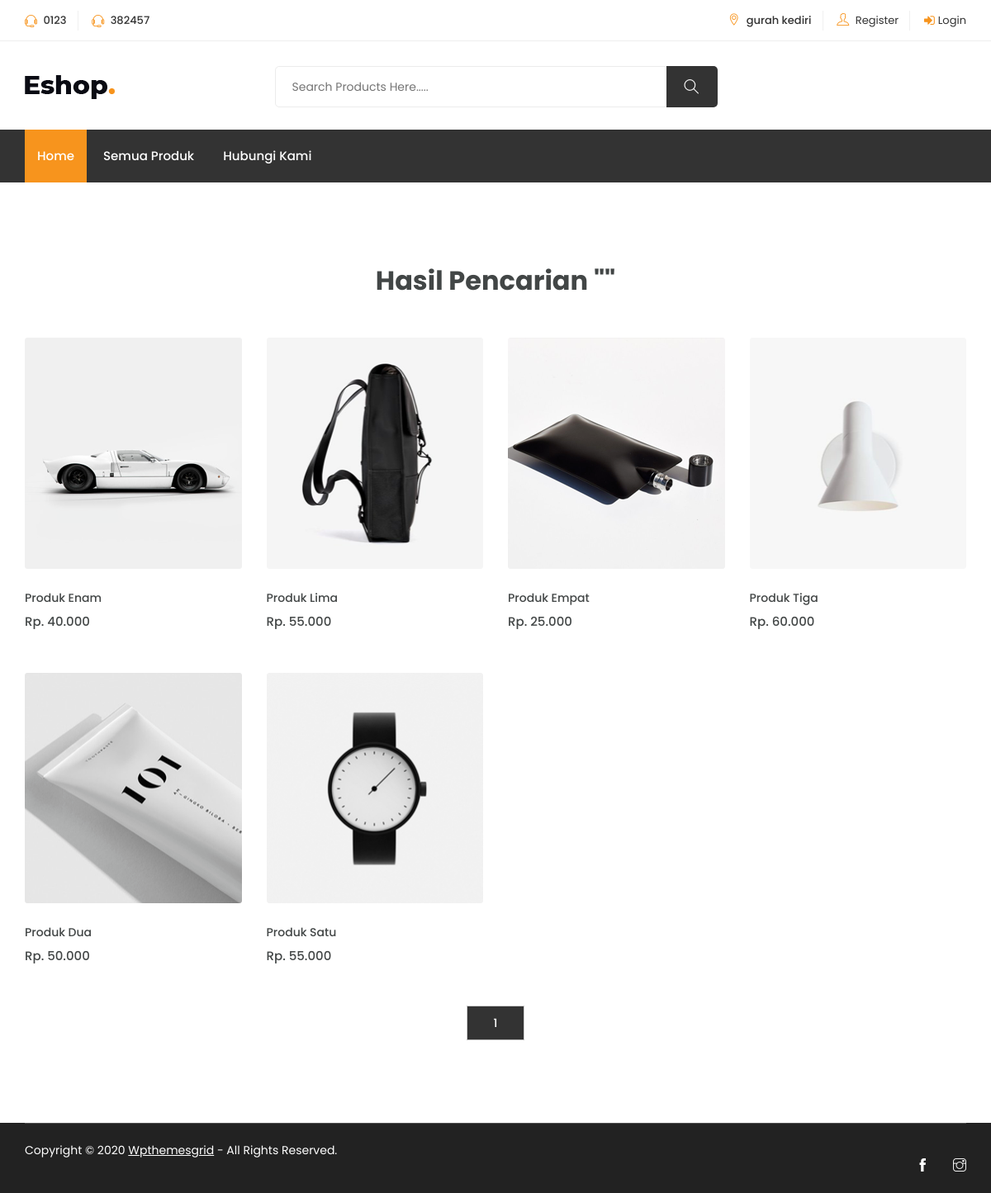
The page /pencarian.php on the database its author committed.
### tables this page shows
CREATE TABLE `setting` (
  `id` int(11) NOT NULL,
  `telp_satu` varchar(150) DEFAULT NULL,
  `telp_dua` varchar(150) DEFAULT NULL,
  `email` varchar(150) DEFAULT NULL,
  `alamat` varchar(150) DEFAULT NULL,
  `link_fb` varchar(150) DEFAULT NULL,
  `link_ig` varchar(150) DEFAULT NULL,
  `rekening` varchar(100) DEFAULT NULL,
  `deskripsi` text DEFAULT NULL,
  `cara_bayar` text DEFAULT NULL
);

CREATE TABLE `produk` (
  `id` int(11) NOT NULL,
  `nama` varchar(100) DEFAULT NULL,
  `harga` int(11) DEFAULT 0,
  `deskripsi` text DEFAULT NULL,
  `gambar` text DEFAULT NULL,
  `id_kategori` int(11) DEFAULT NULL
);

### pencarian.php (the view, shortened to what this page needs)
<!DOCTYPE html>
<html lang="zxx">
<?php include 'php/koneksi.php';?>
<?php include 'base_h.php';?>
<body class="js">
    <?php include 'base_nav.php';?>
    <section class="product-area shop-sidebar shop section">
        <div class="container">
            <div class="row">
                <div class="col-lg-12 col-md-12 col-12">
                    <div class="row">
                        <div class="col-12 text-center">
                            <h2>Hasil Pencarian "<?=$_GET['search']?>"</h2>
                        </div>
                        <?php
                        $halaman = 12;
                        $page = isset($_GET["halaman"]) ? (int)$_GET["halaman"] : 1;
                        $mulai = ($page>1) ? ($page * $halaman) - $halaman : 0;
                        $produk = mysqli_query($koneksi,"select * from produk where nama LIKE '%$_GET[search]%' order by id desc limit 0,8");
                        $total = mysqli_num_rows($produk);
                        $pages = ceil($total/$halaman);
                        $proquery = mysqli_query($koneksi,"select * from produk where nama LIKE '%$_GET[search]%' order by id desc LIMIT $mulai, $halaman");
                        if($total > 0){
                        while($dpro=mysqli_fetch_assoc($proquery)) { ?>
                        <div class="col-lg-3 col-md-6 col-12">
                            <div class="single-product">
                                <div class="product-img">
                                    <a href="produk.php?id=<?php echo $dpro['id']?>">
                                        <img class="default-img" src="assets/gambar/produk/<?php echo $dpro['gambar']?>"
                                            alt="#">
                                    </a>
                                </div>
                                <div class="product-content">
                                    <h3><a href="produk.php?id=<?php echo $dpro['id']?>"><?php echo $dpro['nama']?></a>
                                    </h3>
                                    <div class="product-price">
                                        <span><?php echo "Rp. ".number_format($dpro['harga'],0,',','.'); ?></span>
                                    </div>
                                </div>
                            </div>
                        </div>
                        <?php } ?>
                    </div>
                    <div class="col-12 text-center mt-5">
                        <?php for ($i=1; $i<=$pages ; $i++){ ?>
                        <a href="?halaman=<?php echo $i; ?>">
                            <button type="button" class="btn"><?php echo $i; ?></button>
                        </a>
                        <?php } ?>
                    </div>
                    <?php } ?>
                </div>
            </div>
        </div>
    </section>
    <?php include 'base_f.php';?>
</body>
</html>

### base_nav.php (shortened to what this page needs)
<?php
include '../php/koneksi.php';
?>
<?php
$datasetting = mysqli_query($koneksi,"select * from setting order by id desc limit 0,1");
while($st=mysqli_fetch_assoc($datasetting)) { ?>
<header class="header shop">
    <div class="topbar">
        <div class="container">
            <div class="row">
                <div class="col-lg-4 col-md-12 col-12">
                    <div class="top-left">
                        <ul class="list-main">
                            <li><i class="ti-headphone-alt"></i> <?php echo $st['telp_satu']?> </li>
                            <li><i class="ti-headphone-alt"></i> <?php echo $st['telp_dua']?></li>
                        </ul>
                    </div>
                </div>
                <div class="col-lg-8 col-md-12 col-12">
                    <div class="right-content">
                        <ul class="list-main">
                            <li><i class="ti-location-pin"></i> <?php echo $st['alamat']?></li>
                            <?php
                                if($_SESSION['username']==''){ ?>
                            <li><a href="register.php"><i class="ti-user"></i> Register</a></li>
                            <li><a href="login.php"><i class="fa fa-sign-in"></i>Login</a></li>
                            <?php }else{ ?>
                            <li><a href="php/aksi_logout_frontend.php"><i class="ti-power-off"></i>Logout</a></li>
                            <?php } ?>
                        </ul>
                    </div>
                </div>
            </div>
        </div>
    </div>
    <div class="middle-inner">
        <div class="container">
            <div class="row">
                <div class="col-lg-2 col-md-2 col-12">
                    <div class="logo">
                        <a href="index.html"><img src="assets/user/images/logo.png" alt="logo"></a>
                    </div>
                </div>
                <div class="col-lg-8 col-md-7 col-12">
                    <div class="search-bar-top">
                        <div class="search-bar">
                            <form action="pencarian.php" method="get">
                                <input required name="search" placeholder="Search Products Here....." type="search">
                                <button type="submit" class="btnn"><i class="ti-search"></i></button>
                            </form>
                        </div>
                    </div>
                </div>
                <div class="col-lg-2 col-md-3 col-12">
                </div>
            </div>
        </div>
    </div>
    <div class="header-inner">
        <div class="container">
            <div class="cat-nav-head">
                <div class="row">
                    <div class="col-lg-12 col-12">
                        <div class="menu-area">
                            <nav class="navbar navbar-expand-lg">
                                <div class="navbar-collapse">
                                    <div class="nav-inner">
                                        <ul class="nav main-menu menu navbar-nav">
                                            <li class="active"><a href="index.php">Home</a></li>
                                            <li><a href="all-product.php">Semua Produk</a></li>
                                            <li><a href="contact-us.php">Hubungi Kami</a></li>
                                        </ul>
                                    </div>
                                </div>
                            </nav>
                        </div>
                    </div>
                </div>
            </div>
        </div>
    </div>
</header>
<?php } ?>

### base_f.php (shortened to what this page needs)
<footer class="footer">
    <div class="copyright">
        <div class="container">
            <div class="inner">
                <div class="row">
                    <div class="col-lg-9 col-12">
                        <div class="left">
                            <p>Copyright © 2020 <a href="http://www.wpthemesgrid.com" target="_blank">Wpthemesgrid</a> -
                                All Rights Reserved.</p>
                        </div>
                    </div>
                    <div class="col-lg-3 col-md-3 col-12 text-right">
                        <div class="single-footer social">
                            <?php
                            $datasetting = mysqli_query($koneksi,"select * from setting order by id desc limit 0,1");
                            while($st=mysqli_fetch_assoc($datasetting)) { ?>
                            <ul>
                                <li><a href="<?php if($st['link_fb']!=''){echo $st['link_fb'];}else{echo '#';}?>" target="blank()"><i class="ti-facebook"></i></a></li>
                                <li><a href="<?php if($st['link_ig']!=''){echo $st['link_fb'];}else{echo '#';}?>" target="blank()"><i class="ti-instagram"></i></a></li>
                            </ul>
                            <?php } ?>
                        </div>
                    </div>
                </div>
            </div>
        </div>
</footer>

### rows shown on the page
setting: telp_satu "0123", telp_dua "382457", alamat "gurah kediri"
produk: gambar (picture), nama "Produk Enam", harga "40.000"
produk: gambar (picture), nama "Produk Lima", harga "55.000"
produk: gambar (picture), nama "Produk Empat", harga "25.000"
produk: gambar (picture), nama "Produk Tiga", harga "60.000"
produk: gambar (picture), nama "Produk Dua", harga "50.000"
produk: gambar (picture), nama "Produk Satu", harga "55.000"
